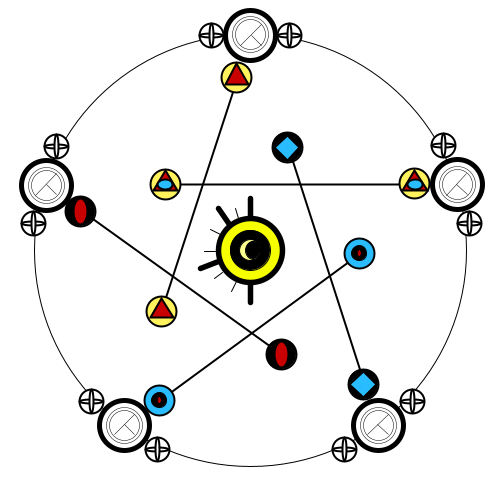
Frame 1 (no input)
Frame 60 (the mouse pressed at the canvas centre just before this capture): identical to frame 1, image omitted
Frame 120 (the mouse held since frame 60 and released just before this capture): identical to frame 1, image omitted

The Processing sketch that drew this single still picture (run headless with seeded random() and noise(); from frame 60 on, the mouse is pressed at the canvas centre):

// Processing sketch: mtk739_assignment1
// ── mtk739_assignment1.pde
 //globals
 
 //setup
 void setup()
 {
   surface.setResizable(true);
   size(500,500);
   background(255);
 }
 
 //draw
 void draw()
 {
//reset stroke and fill
   noStroke();
   fill(255);
   rect(0,0,500,500);
  
//outer circle
   ellipseMode(RADIUS);
   stroke(0);
   strokeWeight(1);
   fill(255);
   
   ellipse(250,250,216,216);
   
//sun lines
   strokeWeight(5.5);
   line(250,216,250,198);
   line(218,208,229,224);
   line(200,268,218,261);
   line(250,302,250,285);
   strokeWeight(1);
   line(235,208,238,218);
   line(210,229,220,234);
   line(204,251,215,251);
   line(214,278,222,272);
   line(231,291,236,281);
   
//center circle
   ellipseMode(CENTER);
   stroke(0);
   
   fill(#F6FF00);
   strokeWeight(5.5);
   ellipse(250,250,64,64);
   fill(0);
   strokeWeight(1);
   ellipse(250,250,40,40);
   
   fill(#FBFF90);
   ellipse(250,250,21,21);
   fill(0);
   ellipse(253,250,14.5,18);
   
   
//outer symbols
   ellipseMode(CENTER);
   stroke(0);
   fill(255);

   
   strokeWeight(5);
   ellipse(250,35,50,50);
   strokeWeight(0.5);
   ellipse(250,34,36,36);
   ellipse(250,34,30,30);
   line(240,45,261,24);
   line(251,35,261,45);
   strokeWeight(2);
   ellipse(211,35,24,24);
   ellipse(289,35,24,24);
   ellipse(211,35,23,4);
   ellipse(211,35,4,23);
   ellipse(289,35,23,4);
   ellipse(289,35,4,23);
   
   
   strokeWeight(5);
   ellipse(46,185,50,50);
   strokeWeight(0.5);
   ellipse(46,185,36,36);
   ellipse(46,185,30,30);
   line(35,195,56,173);
   line(46,184,56,194);
   strokeWeight(2);
   ellipse(33,223,24,24);
   ellipse(56,146,24,24);
   ellipse(33,223,23,4);
   ellipse(33,223,4,23);
   ellipse(56,146,23,4);
   ellipse(56,146,4,23);
   
   
   strokeWeight(5);
   ellipse(457,184,50,50);
   strokeWeight(0.5);
   ellipse(457,184,36,36);
   ellipse(457,184,30,30);
   line(466,173,446,195);
   line(456,184,467,194);
   strokeWeight(2);
   ellipse(443,145,24,24);
   ellipse(469,223,24,24);
   ellipse(443,145,23,4);
   ellipse(443,145,4,23);
   ellipse(469,223,23,4);
   ellipse(469,223,4,23);
   
   
   strokeWeight(5);
   ellipse(124,425,50,50);
   strokeWeight(0.5);
   ellipse(124,425,36,36);
   ellipse(124,425,30,30);
   line(134,414,114,434);
   line(124,424,134,434);
   strokeWeight(2);
   ellipse(157,449,24,24);
   ellipse(91,401,24,24);
   ellipse(157,449,23,4);
   ellipse(157,449,4,23);
   ellipse(91,401,23,4);
   ellipse(91,401,4,23);
   
   
   strokeWeight(5);
   ellipse(378,425,50,50);
   strokeWeight(0.5);
   ellipse(378,425,36,36);
   ellipse(378,425,30,30);
   line(388,414,367,434);
   line(388,434,377,424);
   strokeWeight(2);
   ellipse(412,401,24,24);
   ellipse(344,449,24,24);
   ellipse(412,401,23,4);
   ellipse(412,401,4,23);
   ellipse(344,449,23,4);
   ellipse(344,449,4,23);
   
   
// inner lines and circles
   ellipseMode(CENTER);
   
   stroke(0);
   fill(255);
   strokeWeight(2);
   line(237,78,161,311);
   fill(#FFF25D);
   ellipse(236,77,30,30);
   ellipse(161,311,30,30);
   fill(200,0,0);
   triangle(236,63,248,84,225,84);
   triangle(161,298,173,317,150,317);
   
   stroke(0);
   fill(255);
   strokeWeight(2);
   line(82,211,281,354);
   fill(0);
   ellipse(80,211,30,30);
   ellipse(281,354,30,30);
   fill(200,0,0);
   ellipse(80,211,14,26);
   ellipse(281,354,14,26);
   
   stroke(0);
   fill(255);
   strokeWeight(2);
   line(414,184,165,184);
   fill(#FFF25D);
   ellipse(414,183,30,30);
   ellipse(165,184,30,30);
   fill(200,0,0);
   triangle(165,170,177,190,153,190);
   triangle(402,190,427,190,414,170);
   fill(#29BDFF);
   ellipse(165,184,15,10);
   ellipse(415,184,15,10);
   
   stroke(0);
   fill(255);
   strokeWeight(2);
   line(161,399,360,253);
   fill(#29BDFF);
   ellipse(159,400,30,30);
   ellipse(359,253,30,30);
   strokeWeight(1);
   fill(0);
   ellipse(159,400,15,15);
   ellipse(359,253,15,15);
   fill(200,0,0);
   ellipse(159,400,4,7);
   ellipse(359,253,4,7);
   
   stroke(0);
   fill(255);
   strokeWeight(2);
   line(288,147,364,383);
   fill(0);
   ellipse(363,384,30,30);
   ellipse(287,147,30,30);
   fill(#29BDFF);
   quad(349,384,363,371,376,384,363,397);
   quad(274,147,287,135,299,147,287,160);
   
   
   noFill();
   
   
//reset stroke and fill
   noStroke();
   noFill();
 }
